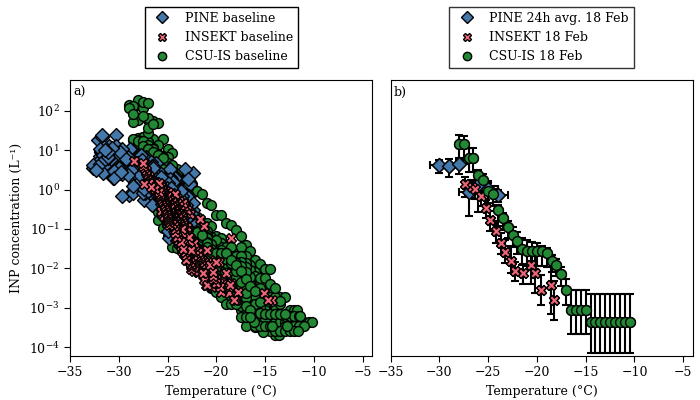

Recreate this plot in Python.
#!/usr/bin/env python3
# -*- coding: utf-8 -*-
"""
One figure with two subplots:
  (a) Cape‑K 2025 – all baseline data  INP spectrum
  (b) 18‑19 Feb 2025 – PINE, INSEKT, CSU‑IS 
"""

import pandas as pd
import matplotlib.pyplot as plt
import matplotlib.lines as mlines
import numpy as np
import os
import re
import glob
from datetime import datetime, timezone
import pytz
import xarray as xr

# =============================================================================
# SETTINGS
# =============================================================================
plt.rcParams.update({
    "font.family": "serif",
    "font.size": 9,
    "axes.labelsize": 9,
    "axes.titlesize": 9,
    "xtick.labelsize": 9,
    "ytick.labelsize": 9,
    "legend.fontsize": 9,
    "lines.linewidth": 1,
    "lines.markersize": 6,
    "xtick.major.size": 4,
    "ytick.major.size": 4,
    "xtick.major.width": 0.8,
    "ytick.major.width": 0.8,
})


UTC = pytz.utc  # for defining time windows


# colours
PINE_COLOR   = '#4477AA'
INSEKT_COLOR = '#EE6677'
CSU_COLOR    = '#228833'

# Styling constants
OUTER_MARKER_SIZE = 50
MARKER_EDGEWIDTH  = 1
ERRORBAR_CAPSIZE  = 3
ERRORBAR_CAPTHICK = 1.5
ERRORBAR_ELINEWIDTH = 1.5
LEGEND_MARKER_SIZE = 6 
BIN_SIZE_PINE   = 1.0     # 1°C bins for PINE
BIN_SIZE_OTHER  = 0.5     # 0.5°C bins for INSEKT and CSU

LEFT_EDGEWIDTH = {
    'PINE baseline':     1.0,
    'INSEKT baseline':   1.0,
    'CSU-IS baseline':   1.0,
}

def kelvin_to_celsius(k):
    return k - 273.15

# ---------- INSEKT binning (weighted mean) ----------
def bin_insekt_data(temp_c, inp, inp_unc_minus, inp_unc_plus, temp_unc, bin_size=0.5):
    if len(temp_c) == 0:
        return pd.DataFrame()
    min_temp = np.floor(temp_c.min())
    max_temp = np.ceil(temp_c.max())
    bins = np.arange(min_temp, max_temp + bin_size, bin_size)
    bin_indices = pd.cut(temp_c, bins=bins, include_lowest=True, labels=False)

    binned_data = []
    for bin_idx in range(len(bins) - 1):
        mask = bin_indices == bin_idx
        if np.sum(mask) > 0:
            bin_temp = temp_c[mask]
            bin_inp = inp[mask]
            bin_inp_unc_minus = inp_unc_minus[mask]
            bin_inp_plus = inp_unc_plus[mask]
            bin_temp_unc = temp_unc[mask]

            weights = 1 / (bin_inp_plus + bin_inp_unc_minus)
            temp_mean = np.average(bin_temp, weights=weights)
            temp_unc_mean = np.sqrt(np.average(bin_temp_unc**2, weights=weights))
            inp_mean = np.average(bin_inp)
            inp_unc_minus_mean = np.average(bin_inp_unc_minus)
            inp_unc_plus_mean = np.average(bin_inp_plus)
            count = np.sum(mask)

            binned_data.append({
                'temp_mean': temp_mean,
                'temp_unc': temp_unc_mean,
                'inp_mean': inp_mean,
                'inp_unc_minus': inp_unc_minus_mean,
                'inp_unc_plus': inp_unc_plus_mean,
                'count': count
            })
    return pd.DataFrame(binned_data)

# ---------- Left panel helpers ----------
def get_sample_date_from_name(samplename):
    try:
        m = re.search(r'(\d{8})$', samplename)
        if m:
            return datetime.strptime(m.group(1), '%d%m%Y').date()
    except Exception:
        pass
    return None

def process_insekt_raw(folder_path, exp_list_df):
    insekt_files = [f for f in glob.glob(os.path.join(folder_path, '*_corrected.csv'))
                    if os.path.basename(f).startswith('INSEKT')]
    if not insekt_files:
        return {}

    processed_data = {}
    for file_path in insekt_files:
        filename = os.path.basename(file_path)
        parts = filename.split('_')
        number = int(parts[1]) if len(parts) >= 2 and parts[1].isdigit() else None
        samplename = "Not found"

        if number is not None and not exp_list_df.empty:
            matched = exp_list_df[exp_list_df['exp_id'] == number]
            if not matched.empty:
                samplename = matched['samplename'].iloc[0]

        if number == 13868 or samplename == "Cape24_Water_ACTRIS":
            continue

        lower_name = samplename.lower()
        if any(kw in lower_name for kw in ['_heat', 'blank', 'blk', 'none', 'na', 'nan', 'null']):
            continue

        sample_date = get_sample_date_from_name(samplename)
        if sample_date and sample_date == datetime(2025, 2, 14).date():
            continue

        try:
            df = pd.read_csv(file_path, skiprows=[1])
            req = ['T_mean / K', 'c_INP / 1/l',
                   'c_INP_unc_minus / 1/l', 'c_INP_unc_plus / 1/l']
            if all(c in df.columns for c in req) and not df.empty:
                df['T_mean_C'] = kelvin_to_celsius(df['T_mean / K'])
                df['c_INP_unc_minus'] = df['c_INP_unc_minus / 1/l']
                df['c_INP_unc_plus']  = df['c_INP_unc_plus / 1/l']
                processed_data[filename] = {'df': df, 'sample_date': sample_date}
        except Exception:
            continue
    return processed_data

def calculate_hourly_averages_baseline(df, freq='1h'):
    if df.empty:
        return pd.DataFrame()
    df = df.copy()
    df['datetime'] = pd.to_datetime(df['datetime'])
    df['hour_bin'] = df['datetime'].dt.floor(freq)
    hourly = df.groupby('hour_bin').agg(
        T_min_C_mean=('T_min_C', 'mean'),
        INP_mean=('INP_cn_0', 'mean'),
        INP_count=('INP_cn_0', 'count'),
        INP_iqr=('INP_cn_0', lambda x: x.quantile(0.75) - x.quantile(0.25))
    ).reset_index()
    hourly = hourly[hourly['INP_mean'] >= 0.01]
    return hourly

def load_radon_daily_average(radon_csv_path):
    try:
        df = pd.read_csv(radon_csv_path)
        datetime_col = None
        for col in df.columns:
            if any(kw in col.lower() for kw in ['datetime', 'time', 'date']):
                datetime_col = col; break
        if datetime_col is None:
            datetime_col = df.columns[0]
        df[datetime_col] = pd.to_datetime(df[datetime_col], errors='coerce')
        df = df.dropna(subset=[datetime_col])
        radon_col = None
        for col in df.columns:
            if 'radon' in col.lower():
                radon_col = col; break
        if radon_col is None:
            radon_col = df.columns[1] if len(df.columns) > 1 else None
        if radon_col is None:
            raise ValueError("Could not identify radon concentration column.")
        df[radon_col] = pd.to_numeric(df[radon_col], errors='coerce')
        radon_series = df.set_index(datetime_col)[radon_col].sort_index()
        daily_avg = radon_series.resample('D').mean().dropna()
        return daily_avg
    except Exception:
        return pd.Series(dtype=float)

def get_daily_radon(daily_radon, date):
    target = pd.Timestamp(date).date()
    val = daily_radon.get(pd.Timestamp(target))
    return val if not pd.isna(val) else np.nan
    

def load_csu_capek_data(nc_directory, daily_radon):
    """Returns csu_red (baseline) only. No grey data.
    Keys: temperature, concentration, time, ci_lower, ci_upper."""
    csu_red = []
    nc_files = sorted(glob.glob(os.path.join(nc_directory, "*.nc")))
    if not nc_files:
        return csu_red
    radon_threshold = 0.1
    for file_path in nc_files:
        try:
            with xr.open_dataset(file_path) as ds:
                temp = ds['temperature'].values
                n_inp = ds['n_inp_stp'].values
                flag = ds['treatment_flag'].values
                time_coord = ds['time'].values

                ci_lower = ds['lower_ci'].values if 'lower_ci' in ds else None
                ci_upper = ds['upper_ci'].values if 'upper_ci' in ds else None

                if n_inp.ndim == 1:
                    n_inp = n_inp[np.newaxis, :]
                    flag = flag[np.newaxis, :]
                    time_coord = time_coord[np.newaxis]
                    if ci_lower is not None:
                        ci_lower = ci_lower[np.newaxis, :]
                    if ci_upper is not None:
                        ci_upper = ci_upper[np.newaxis, :]

                for t_idx in range(n_inp.shape[0]):
                    conc = n_inp[t_idx, :]
                    flag_row = flag[t_idx, :]
                    mask_untreated = (flag_row == 0) & ~np.isnan(conc)
                    if np.any(mask_untreated):
                        temp_untreated = temp[mask_untreated]
                        conc_untreated = conc[mask_untreated]
                        sort_idx = np.argsort(temp_untreated)
                        sample_time = pd.to_datetime(time_coord[t_idx])

                        ci_l = ci_lower[t_idx, mask_untreated][sort_idx] if ci_lower is not None else None
                        ci_u = ci_upper[t_idx, mask_untreated][sort_idx] if ci_upper is not None else None

                        radon_val = get_daily_radon(daily_radon, sample_time.date())
                        if (not np.isnan(radon_val)) and radon_val < radon_threshold:
                            data_dict = {
                                'temperature': temp_untreated[sort_idx],
                                'concentration': conc_untreated[sort_idx],
                                'filename': os.path.basename(file_path),
                                'time': sample_time,
                                'daily_radon': radon_val,
                                'ci_lower': ci_l,
                                'ci_upper': ci_u
                            }
                            csu_red.append(data_dict)
        except Exception:
            pass
    return csu_red

# =============================================================================
# MAIN
# =============================================================================
if __name__ == "__main__":
    # ------------------ data paths ------------------
    data_dir_cape = '/mnt/c/Users/ro7338/Documents/Masterarbeit/py_raw_insekt_original/Examples/DATA_Cape24'
    baseline_file_path = '/mnt/d/Cape24-data/Cape24/processedPINE/RadonBaselineINP/pine_baseline_by_radon.csv'
    pine_all_path = '/mnt/d/Cape24-data/Data/processedPINE/Capek.csv'
    exp_list_path = '/mnt/c/Users/ro7338/Documents/Masterarbeit/py_raw_insekt_original/Examples/DATA_Cape24/exp_lst_Cape24.csv'
    csu_nc_dir = "/mnt/d/Cape24-data/CSU-CAPEk/kcginpS3.a1/original_format"
    radon_csv_path = "/mnt/d/Cape24-data/Model/Radon/release-v2/combined_radon_data.csv"

    daily_radon = load_radon_daily_average(radon_csv_path)
    exp_list_cape24_df = pd.read_csv(exp_list_path)

    # ------------------ PINE data (all) ------------------
    capek_df = pd.read_csv(pine_all_path)
    PINE_COLS = ['datetime', 'T_min', 'INP_cn_0']
    empty_pine = pd.DataFrame(columns=PINE_COLS + ['T_min_C', 'datetime_utc'])
    
    capek_df = capek_df[PINE_COLS].copy()
       
    capek_df['datetime_utc'] = pd.to_datetime(capek_df['datetime'], utc=True) # PINE data is in UTC
    capek_df['T_min'] = pd.to_numeric(capek_df['T_min'], errors='coerce')
    capek_df['T_min_C'] = kelvin_to_celsius(capek_df['T_min'])
    capek_df = capek_df.dropna(subset=['T_min'])
    cutoff_temp_k = 251.15
    capek_filtered = capek_df[capek_df['T_min'] <= cutoff_temp_k] 

    # ------------------ PINE baseline (hourly) for left panel ------------------
    baseline_raw = pd.read_csv(baseline_file_path)
    
    baseline_raw['T_min'] = pd.to_numeric(baseline_raw['T_min'], errors='coerce')
    baseline_raw['INP_cn_0'] = pd.to_numeric(baseline_raw['INP_cn_0'], errors='coerce')
    baseline_raw['datetime'] = pd.to_datetime(baseline_raw['datetime'], errors='coerce')
    baseline_clean = baseline_raw.dropna(subset=['T_min', 'INP_cn_0', 'datetime']).copy()
    baseline_clean['T_min_C'] = kelvin_to_celsius(baseline_clean['T_min'])
    baseline_filt = baseline_clean[baseline_clean['T_min'] <= cutoff_temp_k]
    baseline_hourly = calculate_hourly_averages_baseline(baseline_filt, freq='2h')

    # ------------------ INSEKT data  ------------------
    capek_insekt_processed = process_insekt_raw(data_dir_cape, exp_list_cape24_df)
    CAPE_INSEKT_HIGHLIGHT_DATE = datetime(2025, 2, 14).date() # this day had contaminated filter so it get's removed. All days after 14th are baseline days
    red_insekt_raw = []
    for fname, info in capek_insekt_processed.items():
        if info['sample_date'] and info['sample_date'] > CAPE_INSEKT_HIGHLIGHT_DATE:
            red_insekt_raw.append(info)

    # ------------------ CSU‑IS data  ------------------
    csu_red = load_csu_capek_data(csu_nc_dir, daily_radon)

    # ================== RIGHT PANEL DATA ==================
    target_date = datetime(2025, 2, 18).date()

    # ---- Collect raw INSEKT points for 18 Feb ----
    insekt_raw_all = []
    for fname, info in capek_insekt_processed.items():
        if info['sample_date'] == target_date:
            df = info['df']
            cols = ['T_mean_C', 'c_INP / 1/l',
                    'c_INP_unc_minus', 'c_INP_unc_plus']
            temp_unc = df['T_std / K']
            
            available = [c for c in cols if c in df.columns]
            tmp = df[available].copy()
            tmp['temp_unc'] = temp_unc
            tmp = tmp.dropna()
            insekt_raw_all.append(tmp)
    insekt_raw_df = pd.concat(insekt_raw_all, ignore_index=True) if insekt_raw_all else pd.DataFrame()

    # ---- Bin INSEKT (0.5°C) ----
    
    insekt_binned = bin_insekt_data(
        insekt_raw_df['T_mean_C'].values,
        insekt_raw_df['c_INP / 1/l'].values,
        insekt_raw_df['c_INP_unc_minus'].values,
        insekt_raw_df['c_INP_unc_plus'].values,
        insekt_raw_df['temp_unc'].values,
        bin_size=BIN_SIZE_OTHER
    )
    insekt_binned = insekt_binned[insekt_binned['inp_mean'] > 0]
   

    # ---- Collect CSU‑IS points for 18 Feb  ----
    csu_raw_all = []
    for d in csu_red:
        if d['time'].date() == target_date:
            temp = d['temperature']
            conc = d['concentration']
            ci_l = d['ci_lower'] if d['ci_lower'] is not None else np.full_like(temp, np.nan)
            ci_u = d['ci_upper'] if d['ci_upper'] is not None else np.full_like(temp, np.nan)
            mask = (temp >= -35) & (temp <= 0)
            t_arr = temp[mask]
            c_arr = conc[mask]
            l_arr = ci_l[mask]
            u_arr = ci_u[mask]
            csu_raw_all.append(pd.DataFrame({
                'temperature': t_arr,
                'concentration': c_arr,
                'ci_lower': l_arr,
                'ci_upper': u_arr
            }))
    csu_raw_df = pd.concat(csu_raw_all, ignore_index=True) if csu_raw_all else pd.DataFrame()

    # ---- Bin CSU‑IS (0.5°C) ----
    csu_raw_df['T_bin'] = (np.floor(csu_raw_df['temperature'] / BIN_SIZE_OTHER) * BIN_SIZE_OTHER).round(1)
    csu_binned = csu_raw_df.groupby('T_bin').agg(
        mean_conc=('concentration', 'mean'),
        mean_lower=('ci_lower', 'mean'),
        mean_upper=('ci_upper', 'mean'),
        count=('concentration', 'count')
    ).reset_index()
    csu_binned['yerr_lower'] =  np.maximum(csu_binned['mean_conc'] - csu_binned['mean_lower'], 1e-6)
    csu_binned['yerr_upper'] =  np.maximum(csu_binned['mean_upper'] - csu_binned['mean_conc'], 1e-6)
    csu_binned = csu_binned[csu_binned['mean_conc'] > 0]
    
    # ---- PINE ----
    pine_start = datetime(2025, 2, 18, 10, 0, tzinfo=timezone.utc) #Local time from is UTC+10
    pine_end   = datetime(2025, 2, 19, 10, 0, tzinfo=timezone.utc)
    pine_24h = capek_filtered[
        (capek_filtered['datetime_utc'] >= pine_start) &
        (capek_filtered['datetime_utc'] <= pine_end)
    ].copy()

    pine_24h['T_bin'] = (np.floor(pine_24h['T_min_C'] / BIN_SIZE_PINE) * BIN_SIZE_PINE).round(1)
    pine_binned = pine_24h.groupby('T_bin').agg(
        mean_INP=('INP_cn_0', 'mean'),
        std_INP=('INP_cn_0', 'std'),
        count=('INP_cn_0', 'count')
    ).reset_index()
    pine_binned['error_lower'] = np.maximum(
        pine_binned['mean_INP'] - np.maximum(pine_binned['mean_INP'] - pine_binned['std_INP'], 0.1),
        0.001
    )
    pine_binned['error_upper'] = np.maximum(pine_binned['std_INP'], 0.001)
    pine_binned['xerr'] = 1
    pine_binned = pine_binned[pine_binned['mean_INP'] > 0]
    

    # ================== FIGURE ==================
    fig, (ax_a, ax_b) = plt.subplots(1, 2, figsize=(7, 4))
    fig.subplots_adjust(top=0.8, wspace=0.06, right=0.99, left=0.1)

    # ---------- LEFT SUBPLOT ----------
    labeled_left = {
        'BASELINE_HOURLY': False,
        'INSEKT_BASELINE': False,
        'CSU_BASELINE': False
    }

    # CSU-IS baseline (green)
    for d in csu_red:
        ax_a.scatter(d['temperature'], d['concentration'],
                     color=CSU_COLOR, marker='o', s=OUTER_MARKER_SIZE,
                     edgecolor='black', linewidth=1.0, alpha=1, zorder=1.5,
                     label='CSU-IS baseline' if not labeled_left['CSU_BASELINE'] else "")
        labeled_left['CSU_BASELINE'] = True

    # INSEKT baseline (red)
    for info in red_insekt_raw:
        df = info['df']
        
        ax_a.scatter(df['T_mean_C'], df['c_INP / 1/l'],
                    color=INSEKT_COLOR, marker='X', s=OUTER_MARKER_SIZE,
                    label='INSEKT baseline' if not labeled_left['INSEKT_BASELINE'] else "",
                    linewidths=1, zorder=5, alpha=1.0, edgecolor='black')
        labeled_left['INSEKT_BASELINE'] = True

    # PINE baseline hourly (blue)
    ax_a.scatter(baseline_hourly['T_min_C_mean'], baseline_hourly['INP_mean'],
                color=PINE_COLOR, marker='D', s=OUTER_MARKER_SIZE,
                edgecolors='black', linewidths=1,
                label='PINE baseline' if not labeled_left['BASELINE_HOURLY'] else "",
                zorder=2, alpha=1)
    labeled_left['BASELINE_HOURLY'] = True

    ax_a.set_xlabel('Temperature (°C)')
    ax_a.set_ylabel('INP concentration (L⁻¹)')
    ax_a.set_xlim(-35, -4)
    ax_a.set_ylim(0.00006, 600)
    ax_b.set_ylabel('')  # remove y-axis label

    ax_b.tick_params(axis='y', which='both', left=False, labelleft=False)
    ax_a.set_yscale('log')
    ax_a.tick_params(which='minor', length=0)

    # Only baseline items in legend
    desired_order_left = ['PINE baseline', 'INSEKT baseline', 'CSU-IS baseline']
    left_styles = {
        'PINE baseline': (PINE_COLOR, 'D'),
        'INSEKT baseline': (INSEKT_COLOR, 'X'),
        'CSU-IS baseline': (CSU_COLOR, 'o')
    }
    handles_left = []
    labels_left = []
    for label in desired_order_left:
        if label in left_styles:
            color, marker = left_styles[label]
            edge_w = LEFT_EDGEWIDTH.get(label, 1.0)
            handle = mlines.Line2D([], [], color=color, marker=marker,
                                markersize=LEGEND_MARKER_SIZE, linestyle='None',
                                markeredgecolor='black', markeredgewidth=edge_w)
            handles_left.append(handle)
            labels_left.append(label)
    ax_a.legend(handles_left, labels_left,
                loc='lower center', bbox_to_anchor=(0.5, 1.02),
                ncol=1, framealpha=1,
                frameon=True, fancybox=False, edgecolor='black')

    ax_a.text(0.01, 0.98, 'a)', transform=ax_a.transAxes,
               va='top')

    # ---------- RIGHT SUBPLOT (b) – binned data ----------
    # PINE
    ax_b.scatter(pine_binned['T_bin'], pine_binned['mean_INP'],
                     color='black', marker='D', s=OUTER_MARKER_SIZE,
                     zorder=4, alpha=1.0, linewidth=1)
    ax_b.scatter(pine_binned['T_bin'], pine_binned['mean_INP'],
                     color=PINE_COLOR, marker='D', s=OUTER_MARKER_SIZE,
                     label='PINE 10‑10 UTC (1°C bins)',
                     zorder=5, alpha=1.0,
                     edgecolor='black', linewidth=MARKER_EDGEWIDTH)
    ax_b.errorbar(pine_binned['T_bin'], pine_binned['mean_INP'],
                      xerr=pine_binned['xerr'],
                      yerr=[pine_binned['error_lower'], pine_binned['error_upper']],
                      fmt='none', color='black',
                      capsize=ERRORBAR_CAPSIZE,
                      capthick=ERRORBAR_CAPTHICK,
                      elinewidth=ERRORBAR_ELINEWIDTH,
                      zorder=3, alpha=1)

    # INSEKT
    ax_b.scatter(insekt_binned['temp_mean'], insekt_binned['inp_mean'],
                     color='black', marker='X', s=OUTER_MARKER_SIZE,
                     zorder=4, alpha=1.0, linewidth=1)
    ax_b.scatter(insekt_binned['temp_mean'], insekt_binned['inp_mean'],
                     color=INSEKT_COLOR, marker='X', s=OUTER_MARKER_SIZE,
                     label='INSEKT 18 Feb (0.5°C bins)',
                     zorder=5, alpha=1.0,
                     edgecolor='black', linewidth=MARKER_EDGEWIDTH)
    ax_b.errorbar(insekt_binned['temp_mean'], insekt_binned['inp_mean'],
                      xerr=insekt_binned['temp_unc'],
                      yerr=[insekt_binned['inp_unc_minus'], insekt_binned['inp_unc_plus']],
                      fmt='none', color='black',
                      capsize=ERRORBAR_CAPSIZE,
                      capthick=ERRORBAR_CAPTHICK,
                      elinewidth=ERRORBAR_ELINEWIDTH,
                      zorder=3, alpha=1)

    # CSU‑IS
    ax_b.scatter(csu_binned['T_bin'], csu_binned['mean_conc'],
                     color='black', marker='o', s=OUTER_MARKER_SIZE,
                     zorder=4, alpha=1.0, linewidth=1)
    ax_b.scatter(csu_binned['T_bin'], csu_binned['mean_conc'],
                     color=CSU_COLOR, marker='o', s=OUTER_MARKER_SIZE,
                     label='CSU-IS 18 Feb',
                     zorder=5, alpha=1.0,
                     edgecolor='black', linewidth=MARKER_EDGEWIDTH)
    ax_b.errorbar(csu_binned['T_bin'], csu_binned['mean_conc'],
                      yerr=[csu_binned['yerr_lower'], csu_binned['yerr_upper']],
                      fmt='none', color='black',
                      capsize=ERRORBAR_CAPSIZE,
                      capthick=ERRORBAR_CAPTHICK,
                      elinewidth=ERRORBAR_ELINEWIDTH,
                      zorder=3, alpha=1)

    ax_b.set_xlabel('Temperature (°C)')
    ax_b.set_ylabel('')
    ax_b.set_xlim(-35, -4)
    ax_b.set_ylim(0.00006, 600)
    ax_b.set_yscale('log')
    ax_b.tick_params(which='minor', length=0)

    handles_b = [
        mlines.Line2D([], [], color=PINE_COLOR, marker='D', markersize=LEGEND_MARKER_SIZE,
                    linestyle='None', markeredgecolor='black', markeredgewidth=MARKER_EDGEWIDTH),
        mlines.Line2D([], [], color=INSEKT_COLOR, marker='X', markersize=LEGEND_MARKER_SIZE,
                    linestyle='None', markeredgecolor='black', markeredgewidth=MARKER_EDGEWIDTH),
        mlines.Line2D([], [], color=CSU_COLOR, marker='o', markersize=LEGEND_MARKER_SIZE,
                    linestyle='None', markeredgecolor='black', markeredgewidth=MARKER_EDGEWIDTH)
    ]
    
    labels_b = ['PINE 24h avg. 18 Feb', 'INSEKT 18 Feb', 'CSU-IS 18 Feb']
    ax_b.legend(handles_b, labels_b,
                loc='lower center', bbox_to_anchor=(0.5, 1.02),
                frameon=True, fancybox=False, edgecolor='black')

    ax_b.text(0.01, 0.98, 'b)', transform=ax_b.transAxes,
            va='top')
    fig.savefig('Figure5.png')
    fig.savefig('Figure5.pdf')
    plt.close(fig)
